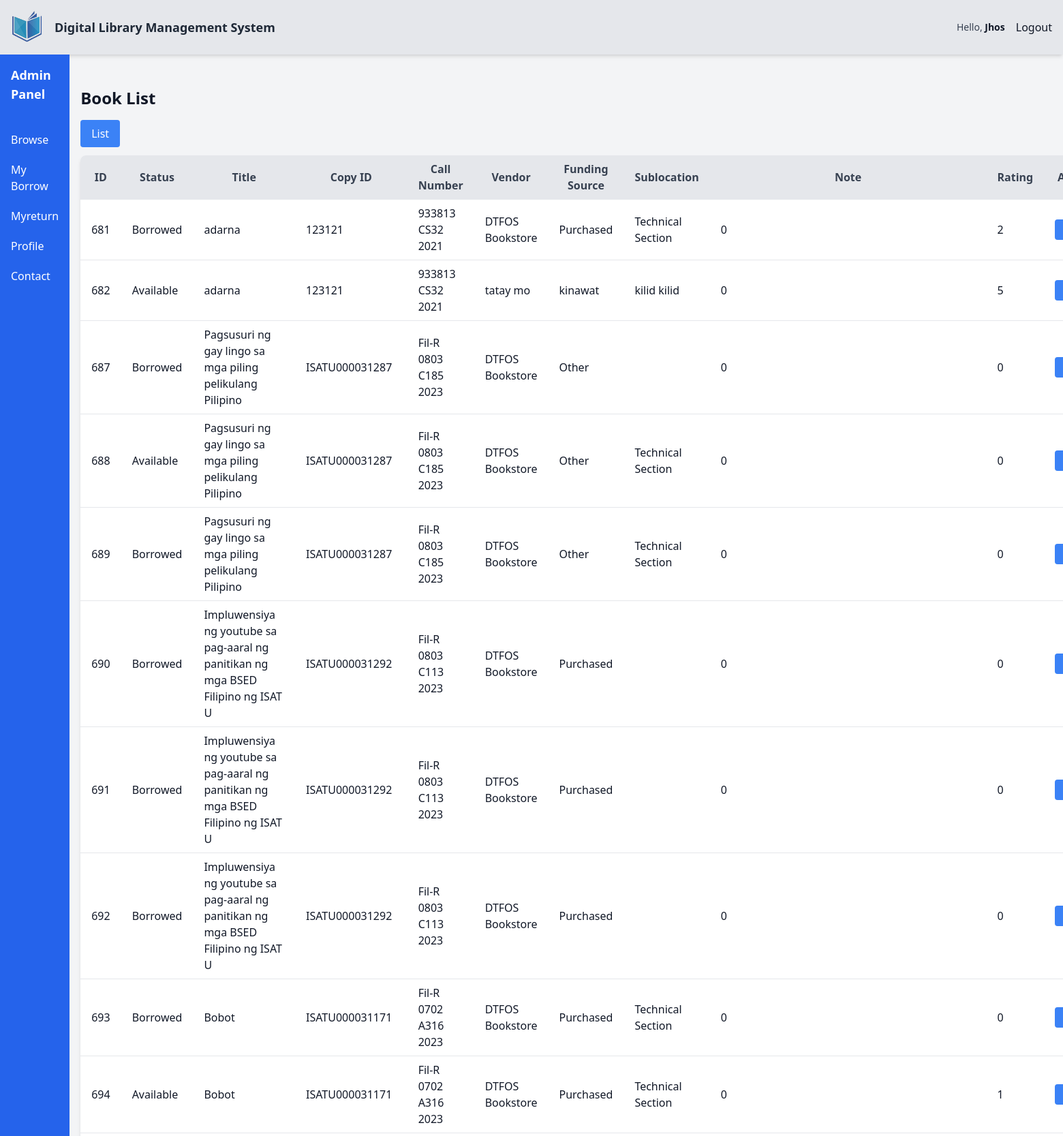
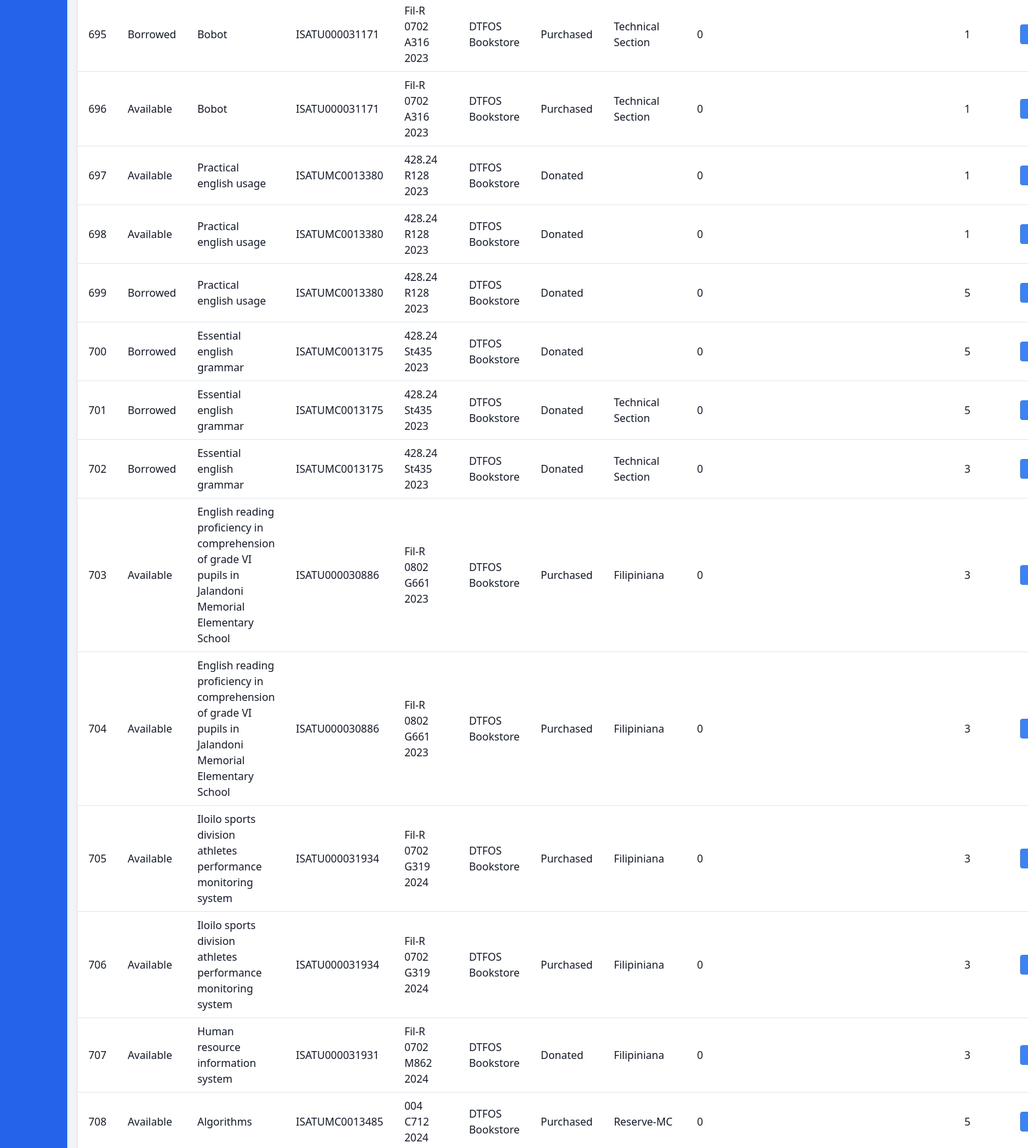
Page /dashboard/student/BookList.php (signed in, upper part) on the committed database (2 pictures, top to bottom).
### tables this page shows
CREATE TABLE `users_info` (
  `IDno` varchar(11) NOT NULL,
  `Fname` varchar(50) DEFAULT NULL,
  `Sname` varchar(50) DEFAULT NULL,
  `Mname` varchar(50) DEFAULT NULL,
  `Ename` varchar(50) DEFAULT NULL,
  `gender` varchar(10) DEFAULT NULL,
  `photo` varchar(255) DEFAULT NULL
);

CREATE TABLE `book_copies` (
  `ID` int(11) NOT NULL,
  `book_id` varchar(50) NOT NULL,
  `copy_ID` varchar(50) NOT NULL,
  `B_title` varchar(255) NOT NULL,
  `status` enum('Available','Borrowed','Reserve') DEFAULT NULL,
  `callNumber` varchar(50) DEFAULT NULL,
  `circulationType` varchar(50) DEFAULT NULL,
  `dateAcquired` date DEFAULT NULL,
  `description1` text DEFAULT NULL,
  `description2` text DEFAULT NULL,
  `description3` text DEFAULT NULL,
  `number1` int(11) DEFAULT NULL,
  `number2` int(11) DEFAULT NULL,
  `number3` int(11) DEFAULT NULL,
  `Sublocation` varchar(100) DEFAULT NULL,
  `vendor` varchar(100) DEFAULT NULL,
  `fundingSource` varchar(100) DEFAULT NULL,
  `rating` int(11) NOT NULL DEFAULT 0,
  `note` varchar(50) NOT NULL
);

### dashboard/config.php (called while the page is built, shortened)
<?php
$db_host = 'localhost';
$db_username = 'root';
$db_password = '';
$db_name = 'dlms';
$conn = mysqli_connect($db_host, $db_username, $db_password, $db_name);
$idno = isset($_SESSION['admin']) ? $_SESSION['admin']['IDno'] :
       (isset($_SESSION['student']) ? $_SESSION['student']['IDno'] : $_SESSION['librarian']['IDno']);
$query = "SELECT * FROM users_info WHERE IDno = ?";
$stmt = $conn->prepare($query);
$stmt->bind_param("s", $idno);
$stmt->execute();
$result = $stmt->get_result();
$userData = $result->fetch_assoc();
?>

### dashboard/student/BookList.php (the view, shortened to what this page needs)
<?php
include '../config.php';
$book_title = isset($_GET['title']) ? $_GET['title'] : '';
$sql = "SELECT * FROM book_copies";
$stmt = $conn->prepare($sql);
$stmt->execute();
$result = $stmt->get_result();
?>
<!DOCTYPE html>
<html lang="en">
<head>
    <script src="https://cdn.tailwindcss.com"></script>
</head>
<body class="flex flex-col min-h-screen bg-gray-100 text-gray-900">
    <?php include 'include/header.php'; ?>
    <main class="flex ">
        <?php include 'include/sidebar.php'; ?>
        <div class="flex-grow">
            <div class="container mx-auto p-4 pt-6 mt-6">
            <h2 class="text-2xl font-semibold mb-4">Book List</h2>
            <a href="ViewBook.php?title=<?php echo urlencode($book_title); ?>" class="inline-block bg-blue-500 text-white py-2 px-4 rounded hover:bg-blue-600 mb-3">List</a>
            <table class="min-w-full table-auto bg-white shadow-md rounded-lg overflow-hidden">
                <thead>
                    <tr class="bg-gray-200 text-gray-700">
                        <th class="py-2 px-4 border-b">ID</th>
                        <th class="py-2 px-4 border-b">Status</th>
                        <th class="py-2 px-4 border-b">Title</th>
                        <th class="py-2 px-4 border-b">Copy ID</th>
                        <th class="py-2 px-4 border-b">Call Number</th>
                        <th class="py-2 px-4 border-b">Vendor</th>
                        <th class="py-2 px-4 border-b">Funding Source</th>
                        <th class="py-2 px-4 border-b">Sublocation</th>
                        <th class="py-2 px-4 border-b">Note</th>
                        <th class="py-2 px-4 border-b">Rating</th>
                        <th class="py-2 px-4 border-b">Action</th>
                    </tr>
                </thead>
                <tbody>
                    <?php
                    if ($result && $result->num_rows > 0) {
                        while ($row = $result->fetch_assoc()) {
                            echo "<tr class='border-b hover:bg-gray-50'>
                                <td class='py-2 px-4'>" . htmlspecialchars($row['ID']) . "</td>
                                <td class='py-2 px-4'>" . htmlspecialchars($row['status']) . "</td>
                                <td class='py-2 px-4'>" . htmlspecialchars($row['B_title']) . "</td>
                                <td class='py-2 px-4'>" . htmlspecialchars($row['copy_ID']) . "</td>
                                <td class='py-2 px-4'>" . htmlspecialchars($row['callNumber']) . "</td>
                                <td class='py-2 px-4'>" . htmlspecialchars($row['vendor']) . "</td>
                                <td class='py-2 px-4'>" . htmlspecialchars($row['fundingSource']) . "</td>
                                <td class='py-2 px-4'>" . htmlspecialchars($row['Sublocation']) . "</td>
                                <td class='py-2 px-4'>" . htmlspecialchars($row['note']) . "</td>
                                <td class='py-2 px-4'>" . htmlspecialchars($row['rating']) . "</td>
                                <td class='py-2 px-4'>
                                    <a href='ViewCopy.php?ID=" . urlencode($row['ID']) . "' class='bg-blue-500 text-white py-1 px-3 rounded hover:bg-blue-600'>View</a>
                                </td>
                            </tr>";
                        }
                    } else {
                        echo "<tr><td colspan='11' class='py-2 px-4 text-center'>No books available.</td></tr>";
                    }
                    ?>
                </tbody>
            </table>
        </div>
        </div>
    </main>
</body>
</html>

### dashboard/student/include/header.php (shortened to what this page needs)
<div class="flex items-center justify-between bg-gray-200 p-4 shadow-md">
    <div class="flex items-center">
        <a href="#">
            <img src="../../Registration/pic/logo wu.png" alt="Logo" class="h-12 w-12 mr-4">
        </a>
        <strong class="text-lg font-semibold text-gray-800">
            Digital Library Management System
        </strong>
    </div>
    <div class="flex items-center space-x-4">
        <?php if ($userData): ?>
            <span class="text-sm text-gray-700 font-medium">Hello,
                <a href="student.php"><strong class="text-gray-900"><?php echo htmlspecialchars($userData['Fname']); ?></a></strong>
            </span>
        <?php else: ?>
            <span class="text-sm text-gray-700 font-medium">Hello, <strong class="text-gray-900">Guest</strong></span>
        <?php endif; ?>
        <label for=""><a href="../logout.php" id="logoutBtn"> Logout</a></label>
    </div>
</div>

### rows in the picture
users_info: Fname "Jhos"
book_copies: ID "681", status "Borrowed", B_title "adarna", copy_ID "123121", callNumber "933813 CS32 2021", vendor "DTFOS Bookstore", fundingSource "Purchased", Sublocation "Technical Section", note "0", rating "2"
book_copies: ID "682", status "Available", B_title "adarna", copy_ID "123121", callNumber "933813 CS32 2021", vendor "tatay mo", fundingSource "kinawat", Sublocation "kilid kilid", note "0", rating "5"
book_copies: ID "687", status "Borrowed", B_title "Pagsusuri ng gay lingo sa mga piling pelikulang Pilipino", copy_ID "ISATU000031287", callNumber "Fil-R 0803 C185 2023", vendor "DTFOS Bookstore", fundingSource "Other", note "0", rating "0"
book_copies: ID "688", status "Available", B_title "Pagsusuri ng gay lingo sa mga piling pelikulang Pilipino", copy_ID "ISATU000031287", callNumber "Fil-R 0803 C185 2023", vendor "DTFOS Bookstore", fundingSource "Other", Sublocation "Technical Section", note "0", rating "0"
book_copies: ID "689", status "Borrowed", B_title "Pagsusuri ng gay lingo sa mga piling pelikulang Pilipino", copy_ID "ISATU000031287", callNumber "Fil-R 0803 C185 2023", vendor "DTFOS Bookstore", fundingSource "Other", Sublocation "Technical Section", note "0", rating "0"
book_copies: ID "690", status "Borrowed", B_title "Impluwensiya ng youtube sa pag-aaral ng panitikan ng mga BSED Filipino ng ISAT U", copy_ID "ISATU000031292", callNumber "Fil-R 0803 C113 2023", vendor "DTFOS Bookstore", fundingSource "Purchased", note "0", rating "0"
book_copies: ID "691", status "Borrowed", B_title "Impluwensiya ng youtube sa pag-aaral ng panitikan ng mga BSED Filipino ng ISAT U", copy_ID "ISATU000031292", callNumber "Fil-R 0803 C113 2023", vendor "DTFOS Bookstore", fundingSource "Purchased", note "0", rating "0"
book_copies: ID "692", status "Borrowed", B_title "Impluwensiya ng youtube sa pag-aaral ng panitikan ng mga BSED Filipino ng ISAT U", copy_ID "ISATU000031292", callNumber "Fil-R 0803 C113 2023", vendor "DTFOS Bookstore", fundingSource "Purchased", note "0", rating "0"
book_copies: ID "693", status "Borrowed", B_title "Bobot", copy_ID "ISATU000031171", callNumber "Fil-R 0702 A316 2023", vendor "DTFOS Bookstore", fundingSource "Purchased", Sublocation "Technical Section", note "0", rating "0"
book_copies: ID "694", status "Available", B_title "Bobot", copy_ID "ISATU000031171", callNumber "Fil-R 0702 A316 2023", vendor "DTFOS Bookstore", fundingSource "Purchased", Sublocation "Technical Section", note "0", rating "1"
book_copies: ID "695", status "Borrowed", B_title "Bobot", copy_ID "ISATU000031171", callNumber "Fil-R 0702 A316 2023", vendor "DTFOS Bookstore", fundingSource "Purchased", Sublocation "Technical Section", note "0", rating "1"
book_copies: ID "696", status "Available", B_title "Bobot", copy_ID "ISATU000031171", callNumber "Fil-R 0702 A316 2023", vendor "DTFOS Bookstore", fundingSource "Purchased", Sublocation "Technical Section", note "0", rating "1"
book_copies: ID "697", status "Available", B_title "Practical english usage", copy_ID "ISATUMC0013380", callNumber "428.24 R128 2023", vendor "DTFOS Bookstore", fundingSource "Donated", note "0", rating "1"
book_copies: ID "698", status "Available", B_title "Practical english usage", copy_ID "ISATUMC0013380", callNumber "428.24 R128 2023", vendor "DTFOS Bookstore", fundingSource "Donated", note "0", rating "1"
book_copies: ID "699", status "Borrowed", B_title "Practical english usage", copy_ID "ISATUMC0013380", callNumber "428.24 R128 2023", vendor "DTFOS Bookstore", fundingSource "Donated", note "0", rating "5"
book_copies: ID "700", status "Borrowed", B_title "Essential english grammar", copy_ID "ISATUMC0013175", callNumber "428.24 St435 2023", vendor "DTFOS Bookstore", fundingSource "Donated", note "0", rating "5"
book_copies: ID "701", status "Borrowed", B_title "Essential english grammar", copy_ID "ISATUMC0013175", callNumber "428.24 St435 2023", vendor "DTFOS Bookstore", fundingSource "Donated", Sublocation "Technical Section", note "0", rating "5"
book_copies: ID "702", status "Borrowed", B_title "Essential english grammar", copy_ID "ISATUMC0013175", callNumber "428.24 St435 2023", vendor "DTFOS Bookstore", fundingSource "Donated", Sublocation "Technical Section", note "0", rating "3"
book_copies: ID "703", status "Available", B_title "English reading proficiency in comprehension of grade VI pupils in Jalandoni Memorial Elementary School", copy_ID "ISATU000030886", callNumber "Fil-R 0802 G661 2023", vendor "DTFOS Bookstore", fundingSource "Purchased", Sublocation "Filipiniana", note "0", rating "3"
book_copies: ID "704", status "Available", B_title "English reading proficiency in comprehension of grade VI pupils in Jalandoni Memorial Elementary School", copy_ID "ISATU000030886", callNumber "Fil-R 0802 G661 2023", vendor "DTFOS Bookstore", fundingSource "Purchased", Sublocation "Filipiniana", note "0", rating "3"
book_copies: ID "705", status "Available", B_title "Iloilo sports division athletes performance monitoring system", copy_ID "ISATU000031934", callNumber "Fil-R 0702 G319 2024", vendor "DTFOS Bookstore", fundingSource "Purchased", Sublocation "Filipiniana", note "0", rating "3"
book_copies: ID "706", status "Available", B_title "Iloilo sports division athletes performance monitoring system", copy_ID "ISATU000031934", callNumber "Fil-R 0702 G319 2024", vendor "DTFOS Bookstore", fundingSource "Purchased", Sublocation "Filipiniana", note "0", rating "3"
book_copies: ID "707", status "Available", B_title "Human resource information system", copy_ID "ISATU000031931", callNumber "Fil-R 0702 M862 2024", vendor "DTFOS Bookstore", fundingSource "Donated", Sublocation "Filipiniana", note "0", rating "3"
book_copies: ID "708", status "Available", B_title "Algorithms", copy_ID "ISATUMC0013485", callNumber "004 C712 2024", vendor "DTFOS Bookstore", fundingSource "Purchased", Sublocation "Reserve-MC", note "0", rating "5"
